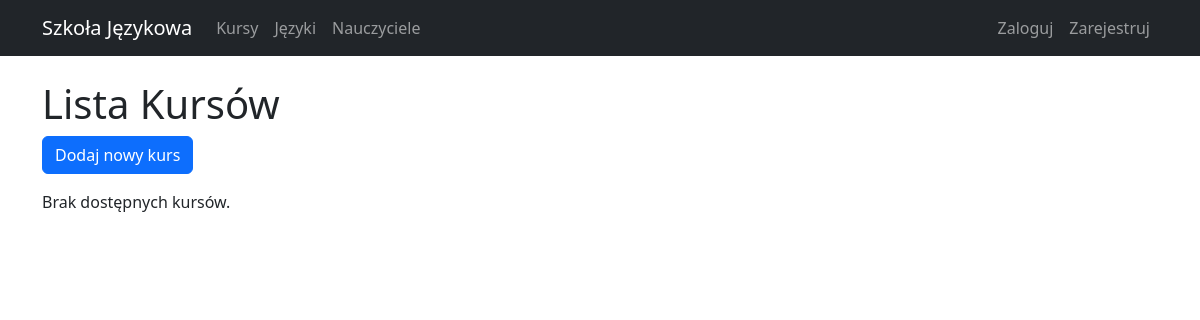
The app's page /courses/courses/, older data.
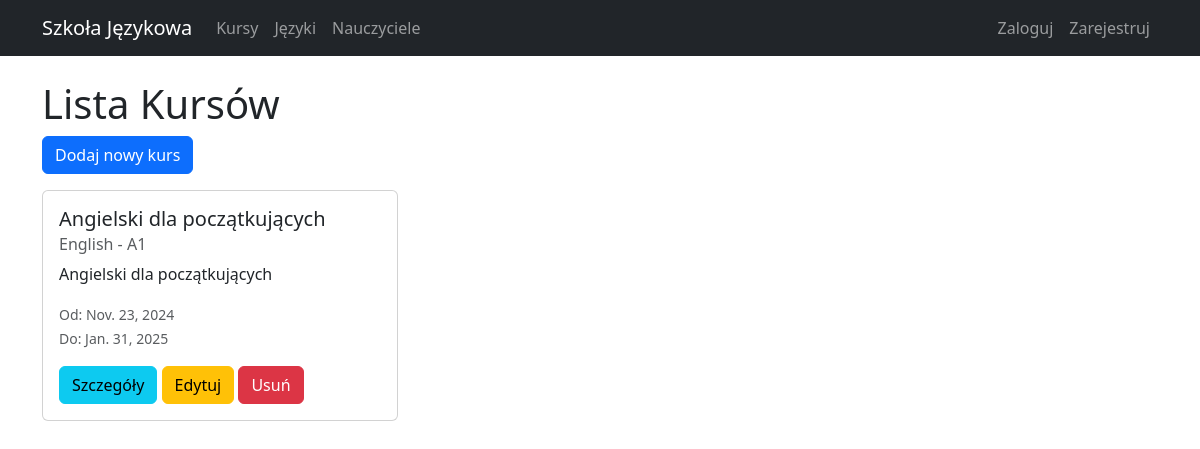
The same page, newer data.
### courses/models.py (models this page shows, shortened)
class Course(models.Model):
    name = models.CharField(max_length=200)
    language = models.ForeignKey(Language, on_delete=models.CASCADE)
    level = models.ForeignKey(Level, on_delete=models.CASCADE)
    start_date = models.DateField()
    end_date = models.DateField()
    price = models.DecimalField(max_digits=8, decimal_places=2)
    max_students = models.IntegerField()
    description = models.TextField()
    is_active = models.BooleanField(default=True)

class Language(models.Model):
    name = models.CharField(max_length=50)
    code = models.CharField(max_length=2)  # np. 'en', 'de', 'es'
    def __str__(self):
        return self.name

class Level(models.Model):
    name = models.CharField(max_length=20)  # np. A1, A2, B1, B2, C1, C2
    description = models.TextField()
    def __str__(self):
        return self.name

### courses/views.py (the view)
# urls.py: path('courses/', views.CourseListView.as_view(), name='course-list'),
class CourseListView(ListView):
    model = Course
    template_name = 'courses/course_list.html'
    context_object_name = 'courses'
    ordering = ['-start_date']

### courses/templates/courses/course_list.html (shortened to what this page needs)
{% extends 'courses/base.html' %}
{% block content %}
<div class="row">
    <div class="col">
        <h1>Lista Kursów</h1>
        <a href="{% url 'courses:course-create' %}" class="btn btn-primary mb-3">Dodaj nowy kurs</a>
    </div>
</div>
<div class="row">
    {% for course in courses %}
    <div class="col-md-4 mb-4">
        <div class="card">
            <div class="card-body">
                <h5 class="card-title">{{ course.name }}</h5>
                <h6 class="card-subtitle mb-2 text-muted">{{ course.language }} - {{ course.level }}</h6>
                <p class="card-text">{{ course.description|truncatewords:30 }}</p>
                <p class="card-text">
                    <small class="text-muted">
                        Od: {{ course.start_date }}<br>
                        Do: {{ course.end_date }}
                    </small>
                </p>
                <a href="{% url 'courses:course-detail' course.pk %}" class="btn btn-info">Szczegóły</a>
                <a href="{% url 'courses:course-update' course.pk %}" class="btn btn-warning">Edytuj</a>
                <a href="{% url 'courses:course-delete' course.pk %}" class="btn btn-danger">Usuń</a>
            </div>
        </div>
    </div>
    {% empty %}
    <div class="col">
        <p>Brak dostępnych kursów.</p>
    </div>
    {% endfor %}
</div>
{% endblock %}

Row changes from the older to the newer data that the page shows:
added Course: name "Angielski dla początkujących", language "English", level "A1", description "Angielski dla początkujących", start_date "Nov. 23, 2024", end_date "Jan. 31, 2025"
Text that changed along with them:
text no longer shown: "Brak dostępnych kursów."
